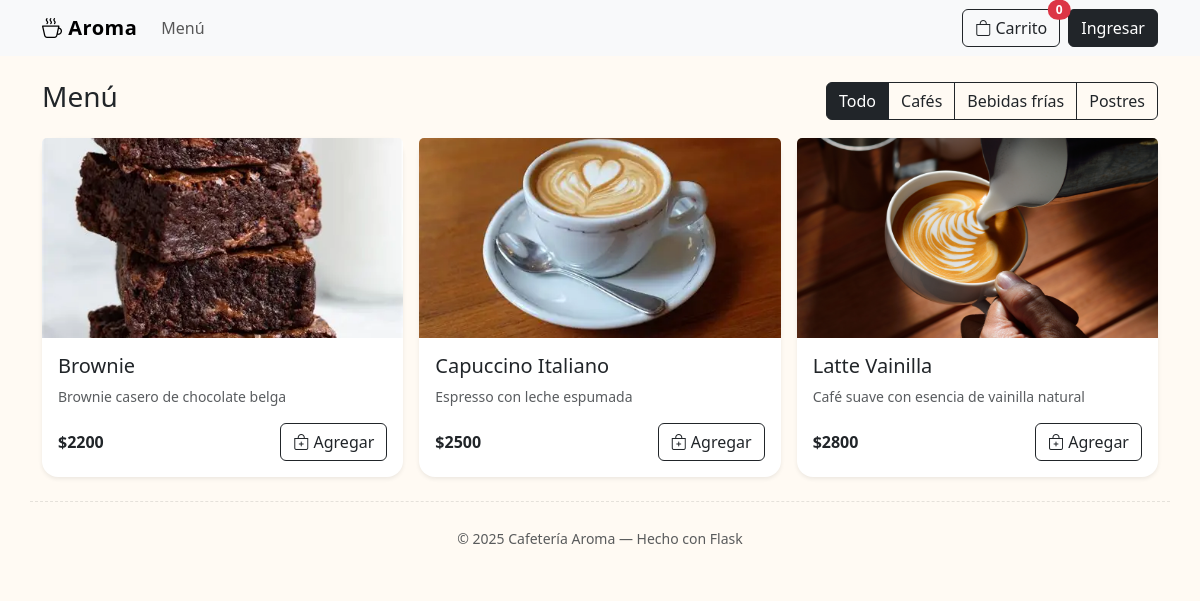
The page /menu on the database its author committed.
### models.py (models this page shows)
class Category(db.Model):
    id = db.Column(db.Integer, primary_key=True)
    name = db.Column(db.String(120), unique=True, nullable=False)
    created_at = db.Column(db.DateTime, default=datetime.utcnow)
    products = db.relationship("Product", back_populates="category", lazy=True)

class Product(db.Model):
    id = db.Column(db.Integer, primary_key=True)
    name = db.Column(db.String(180), nullable=False)
    description = db.Column(db.Text, nullable=True)
    price = db.Column(db.Float, nullable=False)
    stock = db.Column(db.Integer, default=0)
    image_url = db.Column(db.String(255), nullable=True)
    is_active = db.Column(db.Boolean, default=True)
    created_at = db.Column(db.DateTime, default=datetime.utcnow)
    category_id = db.Column(db.Integer, db.ForeignKey("category.id"), nullable=True)
    category = db.relationship("Category", back_populates="products")

### app.py (the view)
    @app.route("/menu")
    def menu():
        cat_id = request.args.get("category", type=int)
        categories = Category.query.all()
        q = Product.query.filter_by(is_active=True)
        if cat_id:
            q = q.filter_by(category_id=cat_id)
        products = q.order_by(Product.name.asc()).all()
        return render_template("menu.html", products=products, categories=categories, selected=cat_id)

### templates/menu.html
{% extends "base.html" %}
{% block content %}
<div class="d-flex align-items-center mb-3">
  <h3 class="me-3">Menú</h3>
  <div class="ms-auto">
    <div class="btn-group">
      <a class="btn btn-outline-dark {% if not selected %}active{% endif %}" href="{{ url_for('menu') }}">Todo</a>
      {% for c in categories %}
        <a class="btn btn-outline-dark {% if selected==c.id %}active{% endif %}" href="{{ url_for('menu', category=c.id) }}">{{ c.name }}</a>
      {% endfor %}
    </div>
  </div>
</div>
<div class="row g-3">
  {% for p in products %}
  <div class="col-12 col-sm-6 col-md-4">
    <div class="card h-100 shadow-sm">
      {% if p.image_url %}
        <img src="{{ url_for('static', filename='images/' + p.image_url) }}"
             class="card-img-top"
             alt="{{ p.name }}"
             style="height: 200px; object-fit: cover;">
      {% endif %}
      <div class="card-body d-flex flex-column">
        <h5 class="card-title">{{ p.name }}</h5>
        <p class="card-text small text-muted">{{ p.description or "" }}</p>
        <div class="mt-auto d-flex justify-content-between align-items-center">
          <span class="fw-bold">${{ '%.0f'|format(p.price) }}</span>
          <button class="btn btn-outline-dark" onclick="addToCart({{ p.id }})">
            <i class="bi bi-bag-plus"></i> Agregar
          </button>
        </div>
      </div>
    </div>
  </div>
  {% else %}
    <p>No hay productos en esta categoría.</p>
  {% endfor %}
</div>
{% endblock %}

### static/css/styles.css (style rules this page uses)
body { background: #fffaf3; }
.card { border: none; border-radius: 1rem; box-shadow: 0 10px 20px rgba(0,0,0,.06); }

### rows shown on the page
Category: name "Cafés"
Category: name "Bebidas frías"
Category: name "Postres"
Product: image_url (picture), name "Brownie", description "Brownie casero de chocolate belga", price "2200"
Product: image_url (picture), name "Capuccino Italiano", description "Espresso con leche espumada", price "2500"
Product: image_url (picture), name "Latte Vainilla", description "Café suave con esencia de vainilla natural", price "2800"

### other values the page prints
{{ (session.get('cart') or {}).values()|sum if session.get('cart') else 0 }} "0"
{{ 2025 }} "2025"
